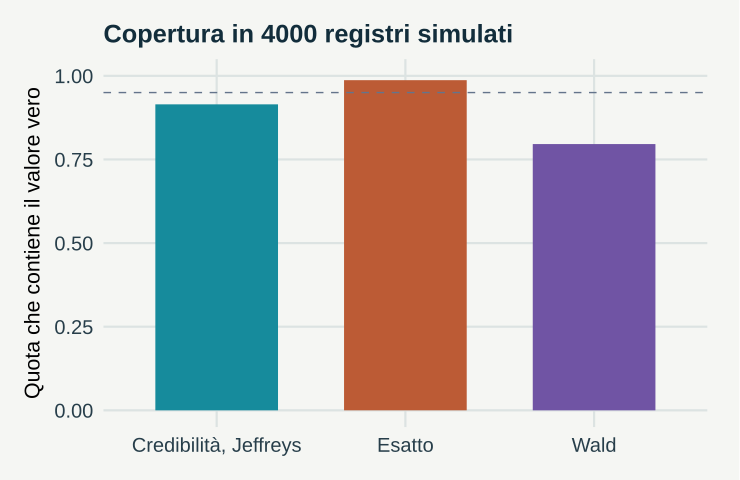

Source code (R):
# GeoStat Lab — funzioni comuni. R >= 4.3; ggplot2 >= 3.4; jsonlite.
suppressPackageStartupMessages(library(ggplot2))
col_geo <- c('#168B9C','#BC5B35','#7054A4','#A17B19','#227864','#64748B')
theme_set(theme_minimal(base_size=17, base_family='sans') + theme(
  plot.background=element_rect(fill='#F5F6F3',colour=NA),
  panel.background=element_rect(fill='#F5F6F3',colour=NA),
  panel.grid.minor=element_blank(),panel.grid.major=element_line(colour='#DCE3E2'),
  plot.title=element_text(size=19,face='bold',colour='#122D3B'),
  plot.subtitle=element_text(size=13,colour='#405560',margin=margin(b=12)),
  axis.text=element_text(size=15,colour='#273E4A'),axis.title=element_text(size=16),
  legend.position='bottom',legend.title=element_blank(),legend.text=element_text(size=14),
  strip.text=element_text(size=15,face='bold'),plot.margin=margin(18,24,18,18)))
metric <- function(...) data.frame(grandezza=names(c(...)),valore=as.character(c(...)),check.names=FALSE)
f <- function(x,d=3) {out<-formatC(x,digits=d,format='fg');out[!is.finite(x)]<-'Non definito';out}
line_plot <- function(d,x='x',y='y',title='',xl=x,yl=y,group=NULL) {
 p<-ggplot(d,aes(x=.data[[x]],y=.data[[y]]))
 if(is.null(group)) p<-p+geom_line(colour=col_geo[1],linewidth=1.05) else p<-p+aes(colour=.data[[group]],group=.data[[group]])+geom_line(linewidth=1)+scale_colour_manual(values=col_geo)
 p+labs(title=title,x=xl,y=yl)
}
point_plot <- function(d,x='x',y='y',title='',xl=x,yl=y,group=NULL) {
 p<-ggplot(d,aes(x=.data[[x]],y=.data[[y]]))
 if(is.null(group))p<-p+geom_point(colour=col_geo[1],size=2.5,alpha=.8) else p<-p+aes(colour=.data[[group]])+geom_point(size=2.7,alpha=.85)+scale_colour_manual(values=col_geo)
 p+labs(title=title,x=xl,y=yl)
}
hist_plot<-function(x,title='',xl='Valore',bins=20)ggplot(data.frame(x=x),aes(x))+geom_histogram(bins=bins,fill=col_geo[1],colour='#F5F6F3')+labs(title=title,x=xl,y='Frequenza')
bar_plot<-function(d,x='gruppo',y='valore',title='',yl='Valore')ggplot(d,aes(x=.data[[x]],y=.data[[y]],fill=.data[[x]]))+geom_col(width=.65)+scale_fill_manual(values=rep(col_geo,length.out=length(unique(d[[x]])) ))+guides(fill='none')+labs(title=title,x=NULL,y=yl)
map_plot<-function(d,z='z',title='',xl='Est [km]',yl='Nord [km]')ggplot(d,aes(x,y,fill=.data[[z]]))+geom_raster()+coord_equal()+scale_fill_gradientn(colours=c('#153F56','#298C9C','#B8CDB2','#F1D889','#AD542F'))+labs(title=title,x=xl,y=yl)
acf_data<-function(x,lag=20){a<-acf(x,lag.max=min(lag,length(x)-1),plot=FALSE);data.frame(x=as.vector(a$lag)[-1],y=as.vector(a$acf)[-1])}
# AR(1), distribuzione marginale stazionaria N(0, 1).
ar_series<-function(n,rho){x<-numeric(n);x[1]<-rnorm(1);for(i in 2:n)x[i]<-rho*x[i-1]+sqrt(1-rho^2)*rnorm(1);x}
# Distanze euclidee in unità metriche già dichiarate; nessuna conversione implicita di CRS.
dist_cross<-function(a,b)sqrt(outer(a[,1],b[,1],'-')^2+outer(a[,2],b[,2],'-')^2)
# Predittore IDW: i punti coincidenti ricevono esattamente il valore osservato.
idw<-function(xy,z,new,power=2){dd<-dist_cross(new,xy);apply(dd,1,function(d)if(any(d<1e-10))mean(z[d<1e-10])else weighted.mean(z,d^(-power)))}
# CART didattico binario: divisioni assiali che minimizzano l'impurità di Gini.
cart_fit<-function(x,y,depth=2,minleaf=4){
 node<-list(p=mean(y),n=length(y));if(depth<1||length(unique(y))<2||length(y)<2*minleaf)return(node)
 best<-Inf
 for(j in seq_len(ncol(x))){v<-sort(unique(x[,j])); if(length(v)<2)next
  for(cut in (head(v,-1)+tail(v,-1))/2){left<-x[,j]<=cut;nl<-sum(left);nr<-sum(!left);if(min(nl,nr)<minleaf)next
   score<-nl*mean(y[left])*(1-mean(y[left]))+nr*mean(y[!left])*(1-mean(y[!left]))
   if(score<best){best<-score;node$j<-j;node$cut<-cut;split<-left}
  }
 }
 if(is.finite(best)){node$left<-cart_fit(x[split,,drop=FALSE],y[split],depth-1,minleaf);node$right<-cart_fit(x[!split,,drop=FALSE],y[!split],depth-1,minleaf)};node
}
cart_predict<-function(tree,x)apply(x,1,function(row){t<-tree;while(!is.null(t$j))t<-if(row[t$j]<=t$cut)t$left else t$right;t$p})
p <- list(mu = 3, seed = 17)
set.seed(p$seed)
N <- rpois(4000, p$mu)

wald <- abs(N - p$mu) <= 1.96 * sqrt(N)

jef <- qgamma(0.025, N + 0.5) <= p$mu & p$mu <= qgamma(0.975, N + 0.5)

esatto <- qgamma(0.025, N) <= p$mu & p$mu <= qgamma(0.975, N + 1)

data <- data.frame(gruppo = c("Wald", "Credibilità, Jeffreys", "Esatto"), valore = c(mean(wald), mean(jef), 
    mean(esatto)))

plots <- list(bar_plot(data, title = "Copertura in 4000 registri simulati", yl = "Quota che contiene il valore vero") + 
    geom_hline(yintercept = 0.95, linetype = 2, colour = col_geo[6]) + coord_cartesian(ylim = c(0, 1)))

metrics <- metric(`Copertura dell’intervallo di Wald` = f(mean(wald)), `Copertura dell’intervallo di Jeffreys` = f(mean(jef)), 
    `Copertura dell’intervallo esatto` = f(mean(esatto)), `Quota di registri senza eventi` = f(mean(N == 
        0)))
print(metrics,row.names=FALSE)
ggplot2::ggsave('m21-copertura-B.svg',plots[[1]],device=svglite::svglite,width=7.7,height=5.0,bg='#F8F6F1')
